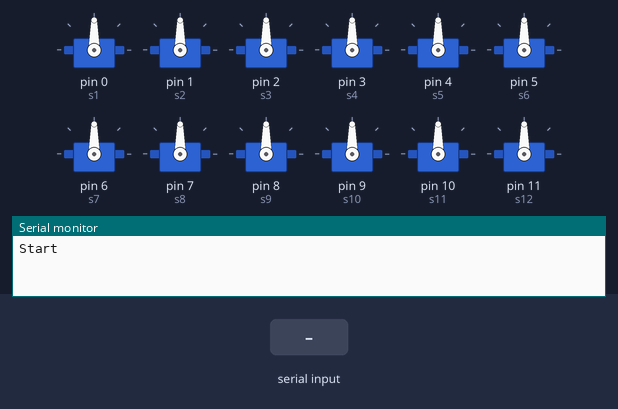
Bench run of a sketch on a simulated Arduino Uno, built with avr-gcc and run on an emulated ATmega328P. Parts: 12 × servo, the last lines printed to the serial monitor. The test bench sets the inputs (shaded band).

Above: at 1.2 s.
1.3 s: "90,45,200\n" received over Serial
2.8 s: "90,45,200,10,150,30\n" received over Serial
At 5.9 s:
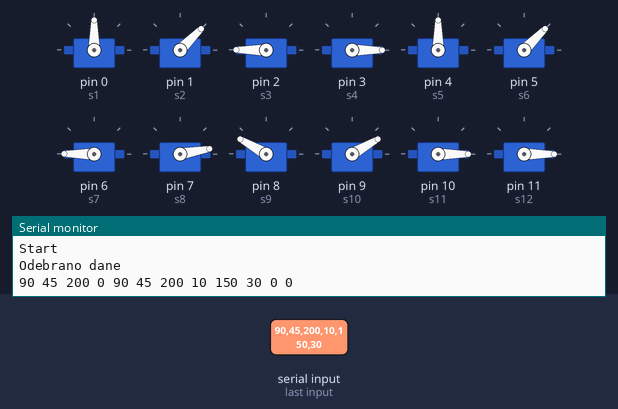
Timing chart, 0 to 7.4 s (numbered marks = the images above; inputs shaded):
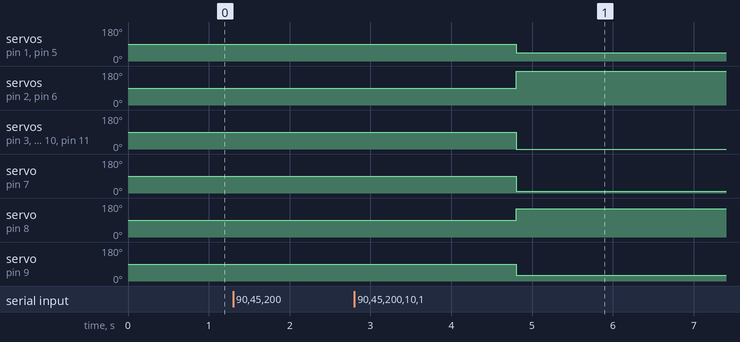

Measured:
- after the input at 2.8 s, servo on pin 1 (s2): 90° → 45° after 2.0 s instead of 7.5 s; servo on pin 2 (s3): 90° → 180° after 2.0 s instead of 7.5 s

The sketch:

Robot.ino
```cpp
#include <Servo.h>
Servo s1, s2, s3, s4, s5, s6, s7, s8, s9, s10, s11, s12;
int pos[12];

void setup()
{
  s1.attach(0);
  s2.attach(1);
  s3.attach(2);
  s4.attach(3);
  s5.attach(4);
  s6.attach(5);
  s7.attach(6);
  s8.attach(7);
  s9.attach(8);
  s10.attach(9);
  s11.attach(10);
  s12.attach(11);

  pos[0] = 90;
  pos[1] = 90;
  pos[2] = 90;
  pos[3] = 90;
  pos[4] = 90;
  pos[5] = 90;
  pos[6] = 90;
  pos[7] = 90;
  pos[8] = 90;
  pos[9] = 90;
  pos[10] = 90;
  pos[11] = 90;

  s1.write(pos[0]);
  s2.write(pos[1]);
  s3.write(pos[2]);
  s4.write(pos[3]);
  s5.write(pos[4]);
  s6.write(pos[5]);
  s7.write(pos[6]);
  s8.write(pos[7]);
  s9.write(pos[8]);
  s10.write(pos[9]);
  s11.write(pos[10]);
  s12.write(pos[11]);
  Serial.begin(250000);
  while(!Serial){}
Serial.println("Start");
}

void loop()
{
  if(Serial.available())
  {
  Serial.println("Odebrano dane");

  pos[0] = Serial.parseInt();
  pos[1] = Serial.parseInt();
  pos[2] = Serial.parseInt();
  pos[3] = Serial.parseInt();
  pos[4] = Serial.parseInt();
  pos[5] = Serial.parseInt();
  pos[6] = Serial.parseInt();
  pos[7] = Serial.parseInt();
  pos[8] = Serial.parseInt();
  pos[9] = Serial.parseInt();
  pos[10] = Serial.parseInt();
  pos[11] = Serial.parseInt();

  Serial.print(pos[0]);
  Serial.print(" ");
  Serial.print(pos[1]);
  Serial.print(" ");
  Serial.print(pos[2]);
  Serial.print(" ");
  Serial.print(pos[3]);
  Serial.print(" ");
  Serial.print(pos[4]);
  Serial.print(" ");
  Serial.print(pos[5]);
  Serial.print(" ");
  Serial.print(pos[6]);
  Serial.print(" ");
  Serial.print(pos[7]);
  Serial.print(" ");
  Serial.print(pos[8]);
  Serial.print(" ");
  Serial.print(pos[9]);
  Serial.print(" ");
  Serial.print(pos[10]);
  Serial.print(" ");
  Serial.println(pos[11]);
  s1.write(pos[0]);
  s2.write(pos[1]);
  s3.write(pos[2]);
  s4.write(pos[3]);
  s5.write(pos[4]);
  s6.write(pos[5]);
  s7.write(pos[6]);
  s8.write(pos[7]);
  s9.write(pos[8]);
  s10.write(pos[9]);
  s11.write(pos[10]);
  s12.write(pos[11]);
  delay(20);
  }


}
```
